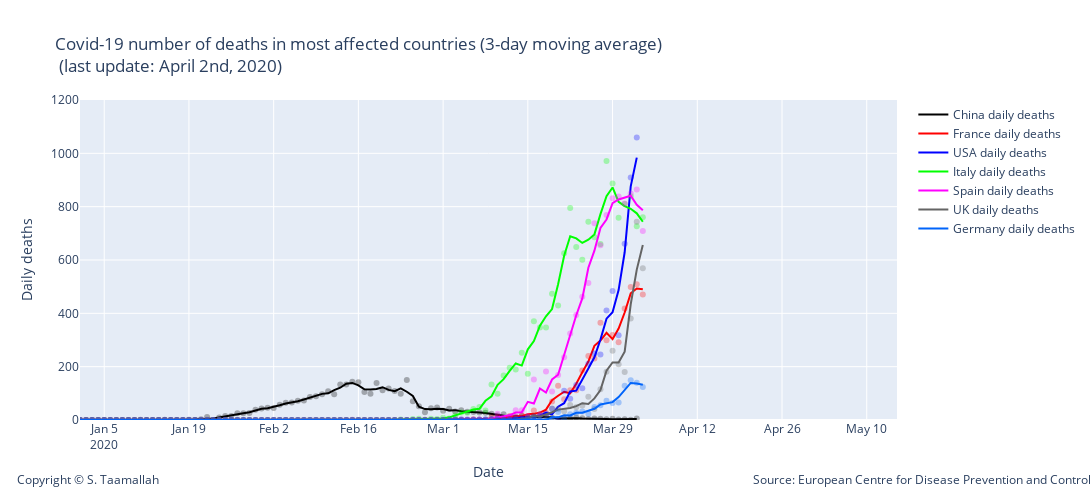

The code cell stored with this chart in its notebook:
### Markdown cell above
# 1 - Daily Covid-19 death toll evolution

### Code cell
#degree = 2
#smooth_italy = smoothTriangle(df_italy['deaths'],degree)


smooth_china = smooth_3day(df_china['deaths'])
smooth_france = smooth_3day(df_france['deaths'])
smooth_italy = smooth_3day(df_italy['deaths'])
smooth_usa = smooth_3day(df_usa['deaths'])
smooth_uk = smooth_3day(df_uk['deaths'])
smooth_germany = smooth_3day(df_germany['deaths'])
smooth_spain = smooth_3day(df_spain['deaths'])
smooth_korea = smooth_3day(df_korea['deaths'])
smooth_netherlandss = smooth_3day(df_netherlands['deaths'])



# Add traces
trace1 = go.Scatter(
        x=df_china.index, 
        y=df_china['deaths'],
        mode='markers',
        name='China daily cases',
        line_color='rgba(0, 0, 0, .3)',
        showlegend=False,
)

trace11 = go.Scatter(
        x=df_china.index, 
        y=smooth_china,
        mode='lines',
        name='China daily deaths',
        line_color='rgba(0, 0, 0, 1)',
)


trace2 = go.Scatter(
        x=df_france.index, 
        y=df_france['deaths'],
        mode='markers',
        name='France daily cases',
        line_color='rgba(256, 0, 0, .3)',
        showlegend=False,
)

trace22 = go.Scatter(
        x=df_france.index, 
        y=smooth_france,
        mode='lines',
        name='France daily deaths',
        line_color='rgba(256, 0, 0, 1)',
)


trace3 = go.Scatter(
        x=df_usa.index, 
        y=df_usa['deaths'],
        mode='markers',
        name='USA daily deaths',
        line_color='rgba(0, 0, 255, .3)',
    showlegend=False,
)

trace33 = go.Scatter(
        x=df_usa.index, 
        y=smooth_usa,
        mode='lines',
        name='USA daily deaths',
        line_color='rgba(0, 0, 255, 1)',
)

trace4 = go.Scatter(
        x=df_italy.index, 
        y=df_italy['deaths'],
        mode='markers',
        name='Italy daily deaths',
        line_color='rgba(0, 256, 0, .3)',
    showlegend=False,
)

trace44 = go.Scatter(
        x=df_italy.index, 
        y=smooth_italy,
        mode='lines',
        name='Italy daily deaths',
        line_color='rgba(0, 256, 0, 1)',
)

trace5 = go.Scatter(
        x=df_spain.index, 
        y=df_spain['deaths'],
        mode='markers',
        name='Spain daily deaths',
        line_color='rgba(255, 0, 255, .3)',
    showlegend=False,
)

trace55 = go.Scatter(
        x=df_spain.index, 
        y=smooth_spain,
        mode='lines',
        name='Spain daily deaths',
        line_color='rgba(256, 0, 256, 1)',
)


trace6 = go.Scatter(
        x=df_uk.index, 
        y=df_uk['deaths'],
        mode='markers',
        name='UK daily deaths',
        line_color='rgba(100, 100, 100, .3)',
    showlegend=False
)

trace66 = go.Scatter(
        x=df_uk.index, 
        y=smooth_uk,
        mode='lines',
        name='UK daily deaths',
        line_color='rgba(100, 100, 100, 1)',
)

trace7 = go.Scatter(
        x=df_germany.index, 
        y=df_germany['deaths'],
        mode='markers',
        name='Germany daily deaths',
        line_color='rgba(0, 100, 250, .3)',
    showlegend=False,
)

trace77 = go.Scatter(
        x=df_germany.index, 
        y=smooth_germany,
        mode='lines',
        name='Germany daily deaths',
        line_color='rgba(0, 100, 250, 1)',
)


data = [trace1,trace11, trace2, trace22, trace3, trace33, trace4, trace44, trace5, trace55, trace6, trace66, trace7, trace77]

layout = go.Layout(
    title="Covid-19 number of deaths in most affected countries (3-day moving average) <br> (last update: April 2nd, 2020)",
    width=1100,
    height=500,
    
    # Top left
    xaxis=dict(
        title='Date',
        range=['2020-01-01', '2020-05-15'],
    ),
    yaxis=dict(
        title='Daily deaths',
        #type='log',
        range=[0,1200],
        anchor='x'
    ),
    
      annotations=[
        dict(
            x=1.24,
            y=-0.22,
            showarrow=False,
            text='Source: European Centre for Disease Prevention and Control',
            xref='paper',
            yref='paper'
        ),
        
        dict(
            x=-0.08,
            y=-0.22,
            showarrow=False,
            text='Copyright © S. Taamallah ',
            xref='paper',
            yref='paper'
        )
    ],
    
)



fig = go.Figure(data=data, layout=layout)

'''

fig.add_annotation(
        x='2020-01-23',
        y=20,
        xref="x",
        yref="y",
        text="Wuhan lockdown <br> 2020-01-23 ",
        showarrow=True,
        font=dict(
            family="Courier New, monospace",
            size=12,
            color="black"
            ),
        align="center",
        arrowhead=0,
        arrowsize=1,
        arrowwidth=1,
        arrowcolor="#636363",
        ax=-40,
        ay=-60,
        #bordercolor="#c7c7c7",
        #borderwidth=2,
        #borderpad=4,
        #bgcolor="#ff7f0e",
        #opacity=0.8
        )


fig.add_annotation(
        x='2020-03-10',
        y=150,
        xref="x",
        yref="y",
        text="Italy lockdown <br> 2020-03-09 <br> bars, restaurants: <br> 2020-03-11",
        showarrow=True,
        font=dict(
            family="Courier New, monospace",
            size=12,
            color="black"
            ),
        align="center",
        arrowhead=0,
        arrowsize=1,
        arrowwidth=1,
        arrowcolor="#636363",
        ax=-300,
        ay=-180,
        #bordercolor="#c7c7c7",
        #borderwidth=2,
        #borderpad=4,
        #bgcolor="#ff7f0e",
        #opacity=0.8
        )


fig.add_annotation(
            x='2020-03-17',
            y=30,
            text="France lockdown <br> 2020-03-17 ",
            showarrow=True,
            font=dict(
            family="Courier New, monospace",
            size=12,
            color="black",
            ),
        align="center",
        arrowhead=0,
        arrowsize=1,
        arrowwidth=1,
        arrowcolor="#636363",
        ax=-120,
        ay=-260,
)


fig.add_annotation(
            x='2020-03-15',
            y=20,
            text="Spain lockdown <br> 2020-03-15 ",
            showarrow=True,
            font=dict(
            family="Courier New, monospace",
            size=12,
            color="black",
            ),
        align="center",
        arrowhead=0,
        arrowsize=1,
        arrowwidth=1,
        arrowcolor="#636363",
        ax=-200,
        ay=-240,
)


fig.add_annotation(
            x='2020-05-1',
            y=90,
            text="UK lockdown <br> 2020-03-22 ",
            showarrow=False,
            font=dict(
            family="Courier New, monospace",
            size=12,
            color="black",
            ),
        align="center",
        arrowhead=0,
        arrowsize=1,
        arrowwidth=1,
        arrowcolor="#636363",
        ax=180,
        ay=-60,
)

fig.add_annotation(
            x='2020-05-1',
            y=300,
            text="Germany social distancing <br> 2020-03-23 ",
            showarrow=False,
            font=dict(
            family="Courier New, monospace",
            size=12,
            color="black",
            ),
        align="center",
        arrowhead=0,
        arrowsize=1,
        arrowwidth=1,
        arrowcolor="#636363",
        ax=180,
        ay=-60,
)

fig.add_annotation(
            x='2020-05-1',
            y=1200,
            text="USA federal <br> social distancing <br> 2020-03-16 ",
            showarrow=False,
            font=dict(
            family="Courier New, monospace",
            size=12,
            color="black",
            ),
        align="center",
        arrowhead=0,
        arrowsize=1,
        arrowwidth=1,
        arrowcolor="#636363",
        ax=200,
        ay=-520,
)

fig.add_annotation(
            x='2020-05-1',
            y=900,
            text="New york shutdown <br> 2020-03-22 ",
            showarrow=False,
            font=dict(
            family="Courier New, monospace",
            size=12,
            color="black",
            ),
        align="center",
        arrowhead=0,
        arrowsize=1,
        arrowwidth=1,
        arrowcolor="#636363",
        ax=200,
        ay=-420,
)



fig.add_annotation(
            x='2020-05-1',
            y=600,
            text="California lockdown <br> 2020-03-19 ",
            showarrow=False,
            font=dict(
            family="Courier New, monospace",
            size=12,
            color="black",
            ),
        align="center",
        arrowhead=0,
        arrowsize=1,
        arrowwidth=1,
        arrowcolor="#636363",
        ax=200,
        ay=-320,
)

'''




fig.show()

from plotly.offline import plot
plot(fig, filename="STaamallah_covid19_analysis_chart_1_20200403.html", auto_open = False)
